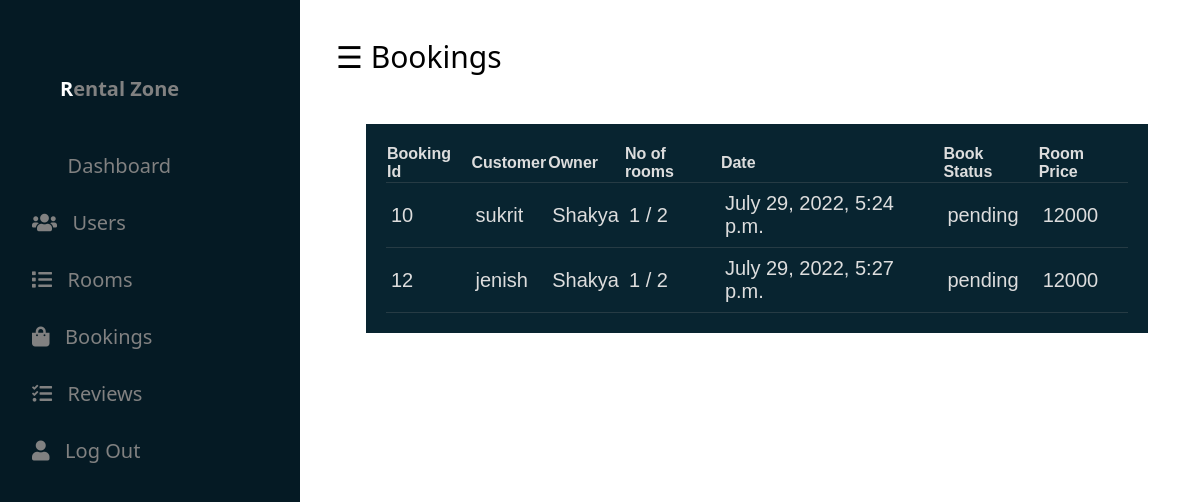
The app's page /accounts/dashBooking/, older data.
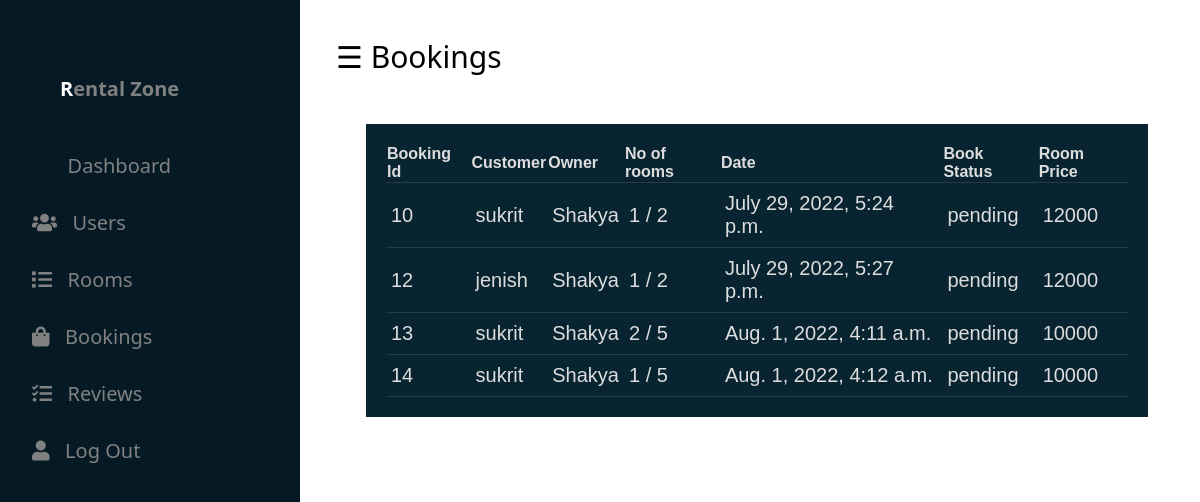
The same page, newer data.
### rooms/models.py (models this page shows, shortened)
class Booking(models.Model):
   customer = models.ForeignKey(CustomUser, on_delete=models.SET_NULL, null=True,related_name='customer_booking')
   room = models.ForeignKey(Room, on_delete=models.CASCADE, related_name='room_booking')
   number_of_rooms = models.PositiveIntegerField(default=0)
   book_date =  models.DateTimeField(auto_now_add = True)
   checkin_date = models.DateTimeField(blank=True, null=True)
   payment_method = models.CharField(max_length=15, choices=PAYMENT_METHOD, default='offline', null=True,blank=True)
   amount = models.PositiveIntegerField(default=0)
   paid = models.BooleanField(default=False)
   book_status = models.CharField(max_length=15, choices=BOOK_STATUS, default="pending")

class Room(models.Model):
   owner = models.ForeignKey(CustomUser,on_delete=models.CASCADE)
   number_of_room = models.PositiveIntegerField(default=0,null=True,blank=True)
   available_rooms = models.PositiveIntegerField(default=0,null=True,blank=True)
   room_price = models.PositiveIntegerField(default=0,null=True,blank=True)
   area_of_room = models.CharField(max_length=45,null=True,blank=True)
   floor = models.CharField(max_length=45,null=True,blank=True)
   parking = models.BooleanField(default=False,null=True,blank=True)
   address = models.CharField(max_length=100,null=True,blank=True)
   city = models.CharField(max_length=25,null=True,blank=True)
   state = models.CharField(max_length=25,null=True,blank=True)
   country = models.CharField(max_length=25,null=True,blank=True)
   image1 =  models.ImageField(upload_to='rooms/', null=True, blank=True )
   image2 = models.ImageField(upload_to='rooms/', null=True, blank=True)
   image3 = models.ImageField(upload_to='rooms/', null=True, blank=True)
   image4 = models.ImageField(upload_to='rooms/', null=True, blank=True)
   description = models.TextField(null=True, blank=True)
   map_link= models.TextField(null=True, blank=True)

### accounts/models.py (models this page shows)
class CustomUser(models.Model):
    user = models.OneToOneField(User, on_delete=models.CASCADE)
    phone = models.CharField(max_length=10,null=True,blank=True)
    user_type = models.CharField(max_length=15,null=True,blank=True)
    address =  models.CharField(max_length=30, null=True,blank=True)
    certificate = models.ImageField(upload_to='photos/',null=True, blank=True)
    def __str__(self):
        return self.user.username

### accounts/views.py (the view)
# urls.py: path('dashBooking/',views.dashBooking,name="dashBooking"),
def dashBooking(request):
    bookings = Booking.objects.all()
    context = {'bookings':bookings}
    return render(request,'dashboard/dashBooking.html',context)

### templates/dashboard/dashBooking.html (shortened to what this page needs)
{% extends './dashBase.html' %}
{% load static %}
{% block content %}
<div id="main">
        <div class="head">
            <div class="col-div-6">
    <span style="font-size:30px;cursor:pointer; color: rgb(0, 0, 0);" class="nav"  >&#9776; Bookings</span>
    </div>
    <br>
    <br>
    <br><br>
    <div class="col-div-8">
		<div class="box-8">
		<div class="content-box">
      <table class="appointments">
        <thead>
            <th scope="col">Booking Id</th>
            <th scope="col">Customer</th>
            <th scope="col">Owner</th>
            <th scope="col">No of rooms</th>
            <th scope="col">Date</th>
            <th scope="col">Book Status</th>
            <th scope="col">Room Price</th>
        </thead>
        <tbody>
            {% for book in bookings %}
            <tr>
              <td>{{book.id}} </td>
              <td>{{book.customer}}</td>
              <td>{{book.room.owner}}</td>
              <td>{{book.number_of_rooms}} / {{book.room.number_of_room}} </td>
              <td>{{book.book_date}} </td>
              <td>{{book.book_status}} </td>
              <td>{{book.room.room_price}} </td>
            </tr>
           {% endfor %}
          </tbody>
        </table>
                </div>
                </div>
                </div>
                </div>
                </div>
            </body>
            {% endblock content %}

Row changes from the older to the newer data that the page shows:
added Booking: id "13", customer "sukrit", room.owner "Shakya", number_of_rooms "2", room.number_of_room "5", book_date "Aug. 1, 2022, 4:11 a.m.", book_status "pending", room.room_price "10000"
added Booking: id "14", customer "sukrit", room.owner "Shakya", number_of_rooms "1", room.number_of_room "5", book_date "Aug. 1, 2022, 4:12 a.m.", book_status "pending", room.room_price "10000"
